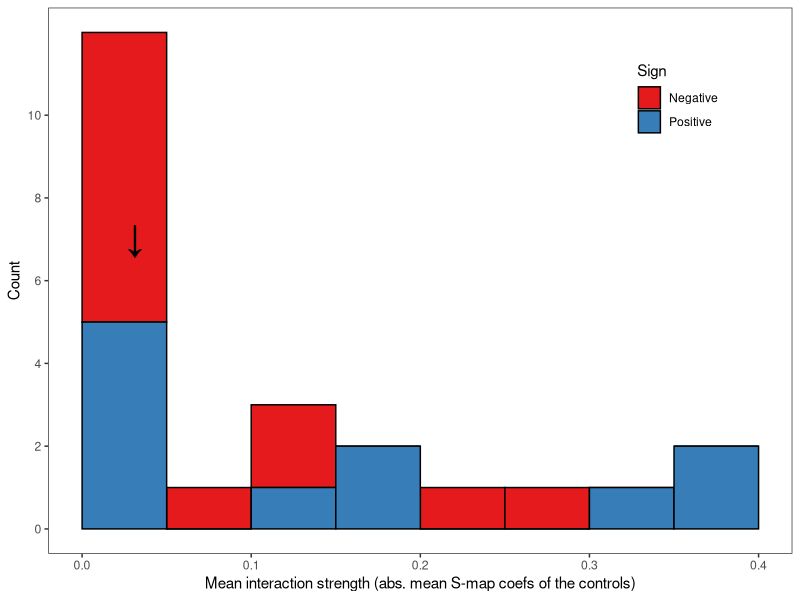
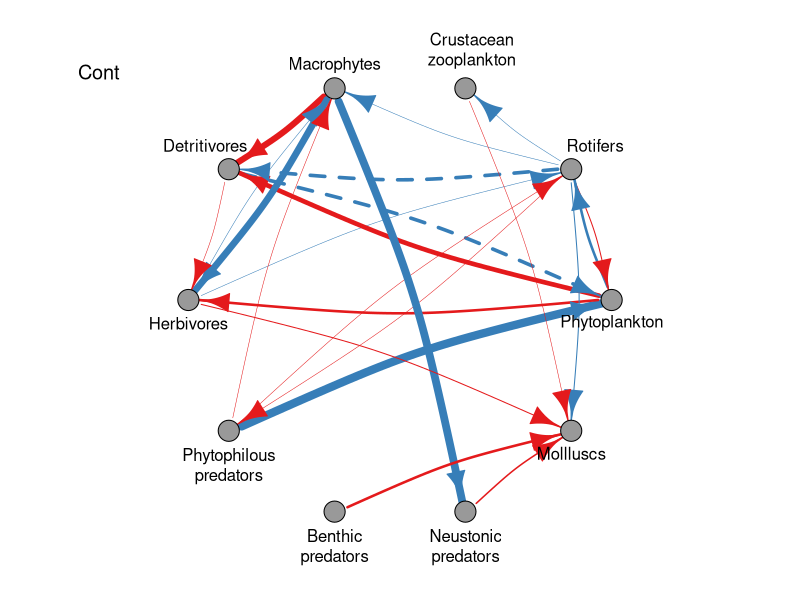
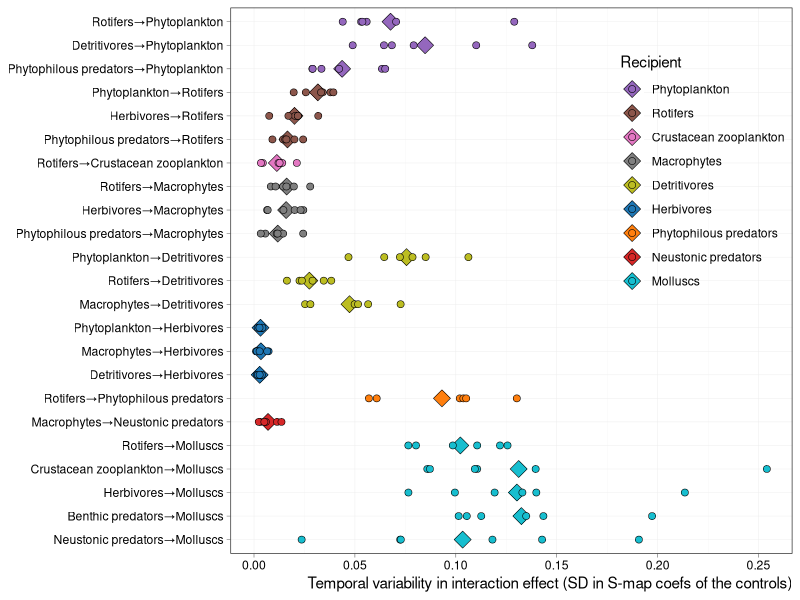

The R source for these figures, in order: (Note: this script raises an error after producing the figures.)
## ---- chunk 1
knitr::opts_chunk$set(echo = TRUE)
## ---- chunk 2
sessionInfo() #save session information (R version 3.6.3 (2020))
library(ggplot2); packageVersion("ggplot2") #3.3.2
library(dplyr); packageVersion("dplyr") #1.0.2
library(tidyr); packageVersion("tidyr") #1.1.2
library(patchwork); packageVersion("patchwork") #1.1.1
library(igraph); packageVersion("igraph") #1.2.6
library(RColorBrewer); packageVersion("RColorBrewer") #1.1.2
library(ggsci); packageVersion("ggsci") #2.9
## ---- chunk 3
all_multsmap_coefs <- read.csv("./processed_data/all_regulsmap_coefs240123.csv")
all_Ts <- read.csv("./processed_data/all_Ts240123.csv")

head(all_multsmap_coefs)
head(all_Ts)

all_multsmap_coefs$Recipient <- 
  factor(all_multsmap_coefs$Recipient, 
         levels=unique(all_multsmap_coefs$Recipient))
all_multsmap_coefs$Donor <- 
  factor(all_multsmap_coefs$Donor, 
         levels=c("Phytopla1", "Phytopla1_1", "Roti1", "Roti1_1", "Roti1_2", 
                  "Zoopla1", "Zoopla1_1", "Zoopla1_2", "Zoopla1_3", "Zoopla1_4", 
                  "Mp1", "Mp1_1", "Det1", "Herb1", "Herb1_1", "Herb1_2", 
                  "Pred.P1", "Pred.P1_1", "Pred.P1_2", "Pred.P1_3", "Pred.B1", 
                  "Pred.S1", "Pred.S1_1", "Pred.S1_2", "Pred.S1_3", "Moll1", "0"))
all_multsmap_coefs$Treatment <- factor(all_multsmap_coefs$Treatment, levels=c("Cont", "Fipro", "Pent", "Joint"))
all_multsmap_coefs <- 
  all_multsmap_coefs %>%
  unite(col="Recipient_Donor", Recipient, Donor, remove=FALSE) %>%
  mutate(Recipient_Donor=factor(Recipient_Donor,
                                levels=c("Phytopla1_Roti1", 
                                         "Phytopla1_Det1", 
                                         "Phytopla1_Pred.P1", 
                                         "Roti1_Phytopla1",
                                         "Roti1_Herb1",
                                         "Roti1_Pred.P1",
                                         "Zoopla1_Roti1",
                                         "Mp1_Roti1",
                                         "Mp1_Herb1",
                                         "Mp1_Pred.P1",
                                         "Det1_Phytopla1",
                                         "Det1_Roti1",
                                         "Det1_Mp1",
                                         "Herb1_Phytopla1",
                                         "Herb1_Mp1",
                                         "Herb1_Det1",
                                         "Pred.P1_Roti1",
                                         "Pred.S1_Mp1",
                                         "Moll1_Roti1",
                                         "Moll1_Zoopla1",
                                         "Moll1_Herb1",
                                         "Moll1_Pred.B1",
                                         "Moll1_Pred.S1"
                                )))
## ---- chunk 4
all_multsmap_coefs_YTsmrz <- #mean and sd of smap coefs per year per tank
  all_multsmap_coefs %>%
  group_by(Treatment, Recipient, Donor, r_d, Recipient_Donor, Year, Tank) %>%
  summarise(smap_coef_mean=mean(smap_coef, na.rm=TRUE), 
            smap_coef_SD=sd(smap_coef, na.rm=TRUE))

all_multsmap_coefs_Osmrz <-  #averaging over years and tanks
  all_multsmap_coefs_YTsmrz %>%
  group_by(Treatment, Recipient, Donor, r_d, Recipient_Donor) %>%
  summarise(smap_coef=mean(smap_coef_mean, na.rm=TRUE), 
            smap_coef_SD=mean(smap_coef_SD, na.rm=TRUE))

all_multsmap_coefs_YTsmrz_intersp <- #extract interspecific effects
  all_multsmap_coefs_YTsmrz %>%
  separate(Donor, into=c("Donor_", "delay"), sep="_", remove=FALSE) %>%
  filter(Recipient!=Donor_ & r_d!="c_0") %>% #omit intraspecific effects and intercepts
  select(-Donor_, - delay)

all_multsmap_coefs_Osmrz_intersp <- #extract interspecific effects
  all_multsmap_coefs_Osmrz %>%
  separate(Donor, into=c("Donor_", "delay"), sep="_", remove=FALSE) %>%
  filter(Recipient!=Donor_ & r_d!="c_0") %>% #omit intraspecific effects and intercepts
  select(-Donor_, - delay)

all_multsmap_coefs_Osmrz_intersp_abs <- #add absolute values of s-map coefs and their signs
  all_multsmap_coefs_Osmrz_intersp %>%
  mutate(Sign=ifelse(smap_coef>0, "Positive", "Negative"), abs_smap_coef=abs(smap_coef)) %>%
  arrange(Treatment, Recipient, Donor) # not necessary

f_labels <- data.frame(Treatment=c("Cont", "Fipro", "Pent", "Joint"), #median of mean interaction strength
                       label=rep("↓", times=4), 
                       x=tapply(all_multsmap_coefs_Osmrz_intersp_abs$abs_smap_coef, 
                                all_multsmap_coefs_Osmrz_intersp_abs$Treatment, 
                                function(x) median(x, na.rm=TRUE)), 
                       y=rep(7, times=4))

histogram.cont.fig <- #extract and process control data
  filter(all_multsmap_coefs_Osmrz_intersp_abs, Treatment=="Cont") %>%
  ggplot(.) +
  geom_histogram(position="stack", binwidth=0.05, boundary=0, closed="left", color="black", mapping=aes(x=abs_smap_coef, fill=Sign)) +
  scale_x_continuous(name="Mean interaction strength (abs. mean S-map coefs of the controls)") + 
  scale_y_continuous(breaks=seq(0, 10, 2), name="Count") + 
  geom_text(data=f_labels[1,], aes(label=label, x=x, y=y), size=10) + 
  scale_fill_brewer(palette="Set1") +
  theme_test() + 
  theme(legend.position=c(0.9, 0.9), legend.justification=c(1, 1))
histogram.cont.fig
## ---- chunk 5
library(igraph)

palSet1 <- brewer.pal(9, "Set1")

IS.Tr.mean <- all_multsmap_coefs_Osmrz_intersp_abs

g1 <- graph(edges=c(2,1, 5,1, 7,1, 
                    1,2, 6,2, 7,2, 
                    2,3, 
                    2,4, 6,4, 7,4, 
                    1,5, 2,5, 4,5,
                    1,6, 4,6, 5,6, 
                    2,7, 
                    4,9,
                    2,10, 3,10, 6,10, 8,10, 9,10), n=10, directed=T)

V(g1)$name <- c("Phytoplankton", "Rotifers", "Crustacean\nzooplankton", "Macrophytes", "Detritivores", 
                "Herbivores", "Phytophilous\npredators", 
                "Benthic\npredators", "Neustonic\npredators", "Mollluscs") #save nodes' names
l <- layout_in_circle(g1) #layout in circle

par(mar=c(3, 3, 3, 3), family="sans")
plot(g1, layout=l, vertex.label.family="sans", vertex.color=8, vertex.size=10, 
     vertex.label.color="black",
     edge.lty=c(1, 2, 1, 
                1, 1, 1,
                1, 
                1, 1, 1, 
                1, 2, 1, 
                1, 1, 1, 
                1, 
                1, 
                1, 1, 1, 1, 1), 
     edge.color=c(ifelse(subset(IS.Tr.mean, Treatment=="Cont")[,"Sign"]=="Positive", palSet1[2], palSet1[1])), 
     edge.curved=0.1, 
     edge.width=seq(0.5, 8, 0.5)[cut(as.numeric(subset(IS.Tr.mean, Treatment=="Cont")$abs_smap_coef*20), 
                                     labels=seq(0.5, 8, 0.5), 
                                     breaks=seq(0, 8, 0.5), 
                                     right=TRUE)], 
     edge.arrow.size=1.5, 
     vertex.label.dist=c(1.5, 2.2, 2.6, 1.5, 2.2, 1.5, 2.2, 2.2, 2.2, 1.5), 
     vertex.label.degree=c(pi/2, -pi/4, -9*pi/20, -pi/2, -3*pi/4, pi/2, pi/2, pi/2, pi/2, pi/2))
legend("topleft", legend="Cont", bty="n", x.intersp=0, y.intersp=0, cex=1.2)

## ---- chunk 6
theme_custom <- function() { #change black labels
  theme_bw() + 
    theme(axis.text=element_text(colour="black"), 
          panel.border=element_rect(fill=NA, 
                                    colour="black", size=rel(0.8)), 
          line=element_line(size=0.15))
}

map_RD <- #軸ラベル
  c("Phytopla1_Roti1"="Rotifers→Phytoplankton", 
    "Phytopla1_Det1"="Detritivores→Phytoplankton", 
    "Phytopla1_Pred.P1"="Phytophilous predators→Phytoplankton", 
    "Roti1_Phytopla1"="Phytoplankton→Rotifers", 
    "Roti1_Herb1"="Herbivores→Rotifers", 
    "Roti1_Pred.P1"="Phytophilous predators→Rotifers", 
    "Zoopla1_Roti1"="Rotifers→Crustacean zooplankton", 
    "Mp1_Roti1"="Rotifers→Macrophytes", 
    "Mp1_Herb1"="Herbivores→Macrophytes", 
    "Mp1_Pred.P1"="Phytophilous predators→Macrophytes", 
    "Det1_Phytopla1"="Phytoplankton→Detritivores", 
    "Det1_Roti1"="Rotifers→Detritivores", 
    "Det1_Mp1"="Macrophytes→Detritivores", 
    "Herb1_Phytopla1"="Phytoplankton→Herbivores", 
    "Herb1_Mp1"="Macrophytes→Herbivores", 
    "Herb1_Det1"="Detritivores→Herbivores", 
    "Pred.P1_Roti1"="Rotifers→Phytophilous predators",
    "Pred.S1_Mp1"="Macrophytes→Neustonic predators", 
    "Moll1_Roti1"="Rotifers→Molluscs", 
    "Moll1_Zoopla1"="Crustacean zooplankton→Molluscs", 
    "Moll1_Herb1"="Herbivores→Molluscs", 
    "Moll1_Pred.B1"="Benthic predators→Molluscs", 
    "Moll1_Pred.S1"="Neustonic predators→Molluscs", 
    "NA"="NA"
  )

map_Recipient <- #legend label
  c(Phytopla1="Phytoplankton",
    Roti1="Rotifers", 
    Zoopla1="Crustacean zooplankton",
    Mp1="Macrophytes", 
    Det1="Detritivores", 
    Herb1="Herbivores", 
    Pred.P1="Phytophilous predators", 
    Pred.B1="Benthic predators", 
    Pred.S1="Neustonic predators", 
    Moll1="Molluscs",
    "NA"="NA"
  )

IS.indices_ggplot2 <- #data processing
  all_multsmap_coefs_YTsmrz_intersp %>%
  mutate(RD=map_RD[as.character(Recipient_Donor)], 
         Recipient=factor(map_Recipient[as.character(Recipient)], 
                          levels=c("Phytoplankton", 
                                   "Rotifers", 
                                   "Crustacean zooplankton", 
                                   "Macrophytes", 
                                   "Detritivores", 
                                   "Herbivores", 
                                   "Phytophilous predators", 
                                   "Benthic predators", 
                                   "Neustonic predators", 
                                   "Molluscs")))

IS.indices_ggplot2_mean <- #data processing
  na.omit(IS.indices_ggplot2) %>%
  group_by(Treatment, RD, Recipient) %>%
  summarise(smap_coef_SD=mean(smap_coef_SD)) %>%
  filter(Treatment=="Cont")

tempvar <- #draw sd fig
  ggplot(IS.indices_ggplot2_mean, aes(x=smap_coef_SD, y=RD)) + 
  geom_point(aes(fill=Recipient), shape=23, size=4.4, stroke=0.3) + 
  theme_custom() + 
  theme(axis.title.y=element_blank(), 
        legend.position=c(1, 0.93), legend.justification=c(1, 1), 
        legend.background=element_rect(fill=NA, colour=NA), 
        axis.title.x=element_text(hjust=1)) + 
  scale_x_continuous(name="Temporal variability in interaction effect (SD in S-map coefs of the controls)") +
  scale_y_discrete(
    limits=rev(c("Rotifers→Phytoplankton", 
                 "Detritivores→Phytoplankton", 
                 "Phytophilous predators→Phytoplankton", 
                 "Phytoplankton→Rotifers", 
                 "Herbivores→Rotifers", 
                 "Phytophilous predators→Rotifers", 
                 "Rotifers→Crustacean zooplankton", 
                 "Rotifers→Macrophytes", 
                 "Herbivores→Macrophytes", 
                 "Phytophilous predators→Macrophytes", 
                 "Phytoplankton→Detritivores", 
                 "Rotifers→Detritivores", 
                 "Macrophytes→Detritivores", 
                 "Phytoplankton→Herbivores", 
                 "Macrophytes→Herbivores", 
                 "Detritivores→Herbivores", 
                 "Rotifers→Phytophilous predators",
                 "Macrophytes→Neustonic predators", 
                 "Rotifers→Molluscs", 
                 "Crustacean zooplankton→Molluscs", 
                 "Herbivores→Molluscs", 
                 "Benthic predators→Molluscs", 
                 "Neustonic predators→Molluscs"
    ))) +
  geom_point(filter(na.omit(IS.indices_ggplot2), Treatment=="Cont"), 
             mapping=aes(x=smap_coef_SD, y=RD, fill=Recipient), size=2.2, shape=21, stroke=0.3) +
  scale_fill_manual(values=(pal_d3(palette="category10")(10))[c(5:9, 1:2, 4, 10)])
tempvar

## ---- chunk 7
palSet1 <- brewer.pal(9, "Set1")

g1 <- graph(edges=c(2,1, 5,1, 7,1, 
                    1,2, 6,2, 7,2, 
                    2,3, 
                    2,4, 6,4, 7,4, 
                    1,5, 2,5, 4,5,
                    1,6, 4,6, 5,6, 
                    2,7, 
                    4,9,
                    2,10, 3,10, 6,10, 8,10, 9,10), n=10, directed=T)

V(g1)$name <- c("Phytoplankton", "Rotifers", "Crustacean\nzooplankton", "Macrophytes", "Detritivores", 
                "Herbivores", "Phytophilous\npredators", 
                "Benthic\npredators", "Neustonic\npredators", "Mollluscs") #save nodes' names
l <- layout_in_circle(g1) #layout in circle

panel1 <- function(x) {par(mar=c(3, 3, 3, 3), family="sans", cex=0.8, las=1)
  plot(x, layout=l, vertex.label.family="sans", vertex.color=8, vertex.size=10, 
       vertex.label.color="black",
       edge.lty=c(1, 2, 1, 
                  1, 1, 1,
                  1, 
                  1, 1, 1, 
                  1, 2, 1, 
                  1, 1, 1, 
                  1, 
                  1, 
                  1, 1, 1, 1, 1), 
       edge.color=c(ifelse(subset(IS.Tr.mean, Treatment=="Cont")[,"Sign"]=="Positive", palSet1[2], palSet1[1])), 
       edge.curved=0.1, 
       edge.width=seq(0.5, 8, 0.5)[cut(as.numeric(subset(IS.Tr.mean, Treatment=="Cont")$abs_smap_coef*20), 
                                       labels=seq(0.5, 8, 0.5), 
                                       breaks=seq(0, 8, 0.5), 
                                       right=TRUE)], 
       edge.arrow.size=1.5, 
       vertex.label.dist=c(1.5, 2.2, 2.6, 1.5, 2.2, 1.5, 2.2, 2.2, 2.2, 1.5), 
       vertex.label.degree=c(pi/2, -pi/4, -9*pi/20, -pi/2, -3*pi/4, pi/2, pi/2, pi/2, pi/2, pi/2))
}


fig3abc.ggplot2 <- 
  wrap_elements(full=~panel1(g1)) + 
  histogram.cont.fig + plot_layout(ncol=1, heights=c(0.7, 0.3)) - 
  tempvar + 
  plot_annotation(tag_levels='a') & theme(plot.tag=element_text(face="bold"))

plot(fig3abc.ggplot2)
## ---- chunk 8
all_multsmap_coefs_intersp <- 
  all_multsmap_coefs %>%
  separate(Donor, into=c("Donor_", "delay"), sep="_", remove=FALSE) %>% 
  filter(Recipient!=Donor_ & r_d!="c_0") %>% #omit intraspecific effects and intercepts
  select(-Donor_, - delay)%>% #omit unnecessary columns
  unite("Year_Tank", Year, Tank, remove=FALSE) %>%
  ungroup(.)

all_multsmap_coefs_intersp_ab <- left_join(mutate(all_multsmap_coefs_intersp, Year=as.character(Year)), all_Ts)

ddepend_lmres_list <-
  all_multsmap_coefs_intersp_ab %>%
  split(., f=.$Recipient_Donor) %>%
  lapply(function(data) as.data.frame(summary(lm(smap_coef ~ scAbundance, data))$coefficients))

ddepend_aovres_list <-
  all_multsmap_coefs_intersp_ab %>%
  split(., f=.$Recipient_Donor) %>%
  lapply(function(data) summary(aov(smap_coef ~ scAbundance, data)))

ddepend_lmres <-
  ddepend_lmres_list %>% do.call(rbind, .) %>%
  mutate(Recipient_Donor=rep(names(ddepend_lmres_list), each=2),
         Source=rep(c("Intercept", "scAbundance"), times=nrow(.)/2))

ddepend_lmres <- 
  ddepend_lmres %>%
  separate(Recipient_Donor, into=c("Recipient", "Donor"), sep="_") %>%
  filter(Source=="scAbundance") %>%
  mutate(SignDD=ifelse(Estimate>0, "PositiveDD", "NegativeDD"))
## ---- chunk 9
theme_set(theme_test())

dumdata <- 
  mutate(cbind(unite(ddepend_lmres, col="Recipient_Donor", Recipient, Donor), scAbundance=0, smap_coef=0), 
         Recipient_Donor=factor(Recipient_Donor, levels=unite(arrange(.data=ddepend_lmres, Estimate), col="Recipient_Donor", Recipient, Donor)$Recipient_Donor))

strip.labs <- 
  c("Roti→Phyt", 
    "Deti→Phyt", 
    "P.pred→Phyt", 
    "Phyt→Roti", 
    "Herb→Roti", 
    "P.pred→Roti", 
    "Roti→C.zoop", 
    "Roti→Macr", 
    "Herb→Macr", 
    "P.pred→Macr", 
    "Phyt→Detr", 
    "Roti→Detr", 
    "Macr→Detr", 
    "Phyt→Herb", 
    "Macr→Herb", 
    "Detr→Herb", 
    "Roti→P.pred",
    "Macr→N.pred", 
    "Roti→Moll", 
    "C.zoop→Moll", 
    "Herb→Moll", 
    "B.pred→Moll", 
    "N.pred→Moll"
  )
names(strip.labs) <- as.character(levels(all_multsmap_coefs$Recipient_Donor))

gg1_ <- all_multsmap_coefs_intersp_ab %>% 
  #  mutate(Recipient_Donor=factor(Recipient_Donor, levels=unite(arrange(.data=ddepend_lmres, Estimate), col="Recipient_Donor", Recipient, Donor)$Recipient_Donor)) %>%
  ggplot(aes(x=scAbundance, y=smap_coef)) + 
  facet_wrap(~Recipient_Donor, labeller=labeller(Recipient_Donor=strip.labs), ncol=8) + 
  geom_smooth(method="lm", color="black", size=1) + 
  geom_hline(yintercept=0, linetype=2) + 
  geom_point(alpha=0.3, size=0.01) +
  geom_rect(data=dumdata, aes(fill=SignDD), alpha=0.2, xmin=-Inf, xmax=Inf, ymin=-Inf, ymax=Inf) +
  scale_x_continuous(name="Recipient standardized density") +
  scale_y_continuous(name="Interaction effect (S-map coef)") + 
  scale_fill_discrete(name="Direction of IDD", labels=c("Negative IDD", "Positive IDD"))
gg1_
## ---- chunk 10
fig3.ggplot2_2 <- 
  fig3abc.ggplot2 - gg1_ + plot_layout(nrow=2) + 
  plot_annotation(tag_levels='a') & theme(plot.tag=element_text(face="bold"))

plot(fig3.ggplot2_2)
ggsave("./figs/fig3.ggplot2.pdf", width=14, height=12, device=cairo_pdf, unit="in")
